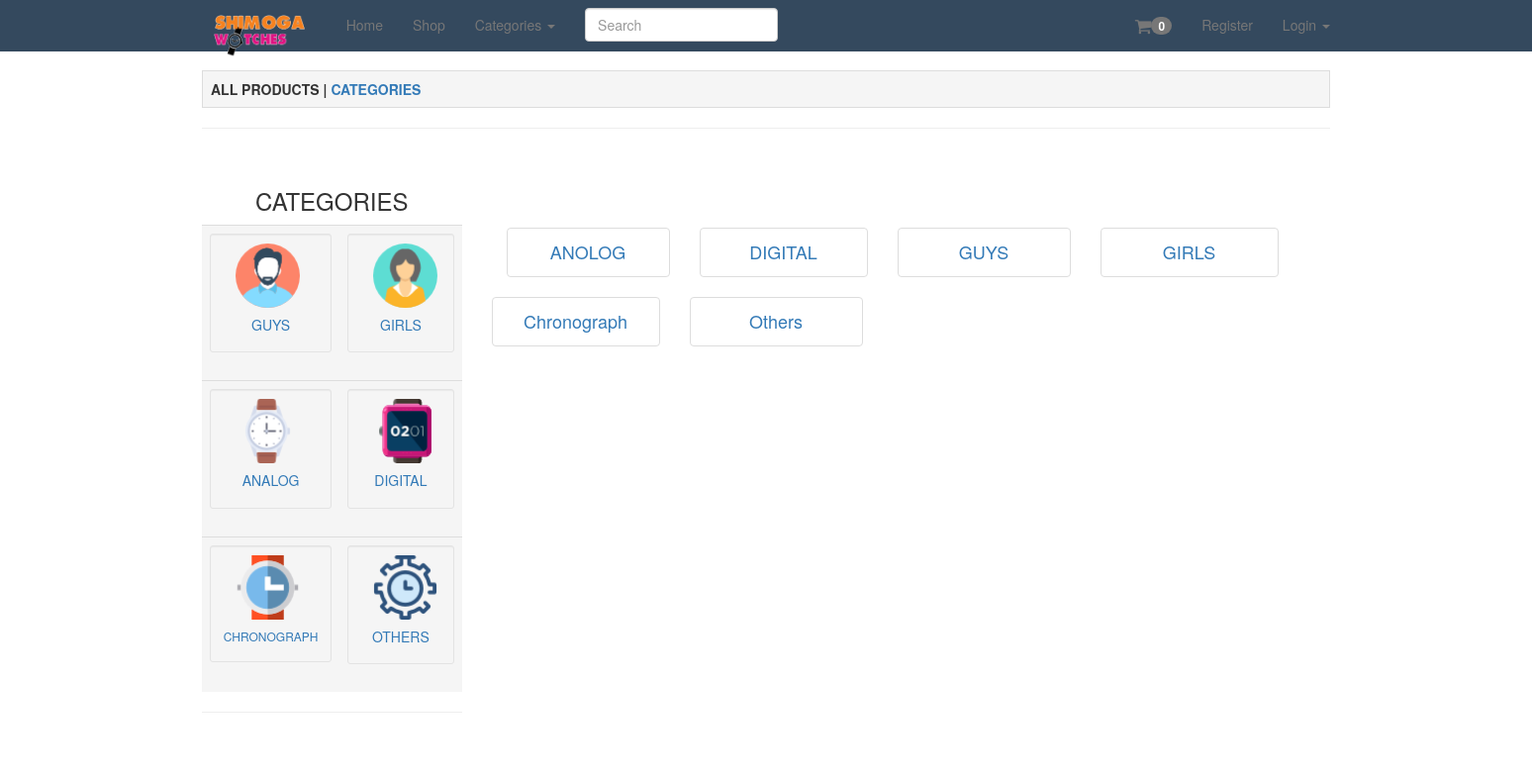
Page /categories/ on the committed database.
### products/models.py (models this page shows, shortened)
class category(models.Model):
	title=models.CharField(max_length=120,unique=True)
	slug=models.SlugField(unique=True)
	description=models.TextField(null=True,blank=True)
	active=models.BooleanField(default=True)
	timestamp=models.DateTimeField(auto_now_add=True,auto_now=False)
	def get_absolute_url(self):
		return reverse("category_detail",kwargs={"slug":self.slug})

### products/views.py (the view)
class CategoryListView(ListView):
	model=category
	queryset=category.objects.all()
	template_name="products/products_list.html"

### products/templates/products/products_list.html
{% extends "base.html" %}
{% load staticfiles %}
{%block content%}
<div>
	<table class="table table-bordered" >
<tr class="active"><th>ALL PRODUCTS |<a href=""> CATEGORIES</a></th></tr>
</table>
<hr style="color:black;size:2px">
<br/>
</div>
<div class="row">
	<div class="col-sm-3"><div>
		<h3 class="text-center">CATEGORIES</h3>
	   <table class="table " >
        <tr class="active">
        	<td><div class="well well-sm"> <a href="{% url 'categories' %}guys">&nbsp;&nbsp;&nbsp;&nbsp;<img src='{% static "img/man.png" %}' style="height:65px;"  alt="SW"><br/><h5 class="text-center">GUYS</h5></a></div></td>
        	<td><div class="well well-sm"><a href="{% url 'categories' %}girls">&nbsp;&nbsp;&nbsp;&nbsp;<img src='{% static "img/girl.png" %}' style="height:65px;"  alt="SW"><br/><h5 class="text-center">GIRLS</h5></a></div></td></tr>
        <tr class="active">
        	<td><div class="well well-sm"><a href="{% url 'categories' %}analog">&nbsp;&nbsp;&nbsp;&nbsp;<img src='{% static "img/analog.png" %}' style="height:65px;"  alt="SW"><br/><h5 class="text-center">ANALOG</h5></a></div></td>
        	<td><div class="well well-sm"><a href="{% url 'categories' %}digital">&nbsp;&nbsp;&nbsp;&nbsp;<img src='{% static "img/digital.png" %}' style="height:65px;"  alt="SW"><br/><h5 class="text-center">DIGITAL</h5></a></div></td></tr>
        <tr class="active">
        	<td><div class="well well-sm"><a href="{% url 'categories' %}chronograph">&nbsp;&nbsp;&nbsp;&nbsp;<img src='{% static "img/crono.png" %}' style="height:65px;"  alt="SW"><br/><h6 class="text-center">CHRONOGRAPH</h6></a></div></td>
        	<td><div class="well well-sm"><a href="{% url 'categories' %}others">&nbsp;&nbsp;&nbsp;&nbsp;<img src='{% static "img/others.png" %}' style="height:65px;"  alt="SW"><br/><h5 class="text-center">OTHERS</h5></a></div></td></tr>
			</table>
			<hr style="color:black;size:2px">
				<br/>
			</div>
 </div>
<div class="col-sm-2 ">
{% include "products/products.html" with object_list=object_list %}
</div>
</div>
{%endblock%}

### products/templates/products/products.html
<br/>
&nbsp;<br/> &nbsp;
<div class="container">
 {% for product in object_list %}
 <div class="row">
		 <div class=" col-sm-2  {{ col_class_set}}">
		         {% include "products/product_thumbnail.html" with product=product price="True" %}
		  </div>
		  {% if not col_class_set %}
		      {% cycle '' '' '' '</div> <div class="container"><div class="row">' %}
		   {% endif %}
      {% endfor %}
   </div>
 </div>
</div>

### products/templates/products/product_thumbnail.html (shortened to what this page needs)
<div class="thumbnail text-center">
			            <h4><a href='{{product.get_absolute_url}}'>{{product.title}}</a></h4>
		          </div>

### static_in_pro/our_static/css/navbar-static-top.css (style rules this page uses)
body { min-height: 1000px; }

### rows in the picture
category: title "ANOLOG"
category: title "DIGITAL"
category: title "GUYS"
category: title "GIRLS"
category: title "Chronograph"
category: title "Others"
